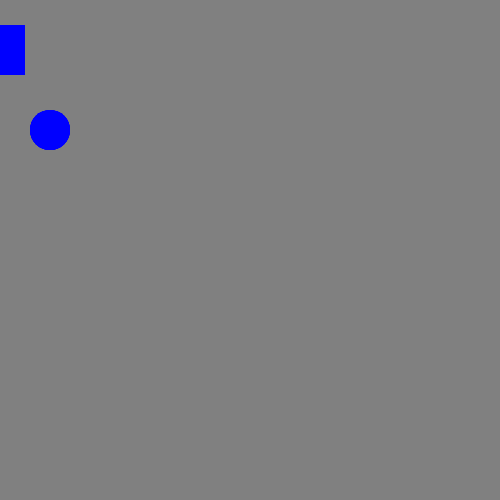
Frame 1 (no input)
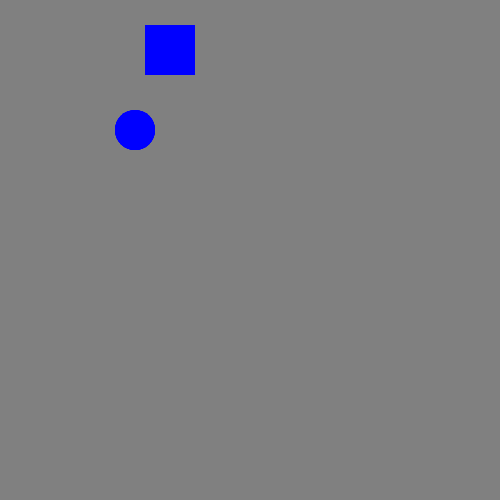
Frame 60 (no input)
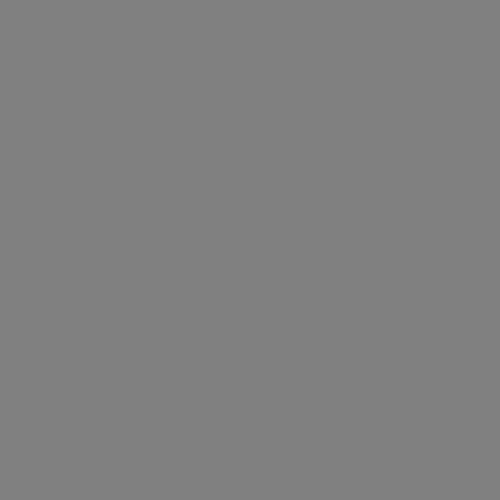
Frame 120 (the mouse pressed at the canvas centre since frame 60)

The p5.js sketch that drew these frames (run headless with seeded random() and noise() and a simulated clock; from frame 60 on, the mouse is pressed at the canvas centre):

// p5.js sketch
// ── sketch.js
var x = 0 ;

function setup() {
  // put setup code here
  createCanvas(500, 500);
  rectMode(CENTER);
  ellipseMode(CENTER);
}

function draw() {
  // put drawing code here
  background('gray');

  push();
  translate (x , 0);
  makeCovid();
  x = x + 5 ;
  if ( x > width) {
    x = -300 ;
  }
  pop() ;
}





function makeCovid() {
  noStroke();
  fill("blue");
  rect(x, 50, 50, 50);
  rect(x, 50, 50, 50);
  rect(x, 50, 50, 50);
  rect(x, 50, 50, 50);
  ellipse(50,130,40,40);
  ellipse(50,130,40,40);
  ellipse(50,130,40,40);
  ellipse(50,130,40,40);


  x = x + 5;

  if (x > width) {
    x = 0;
  }
}
